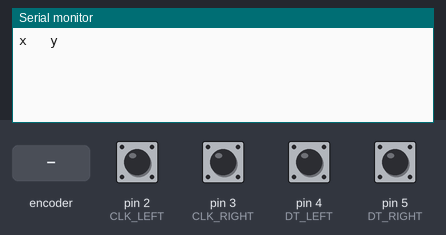
Recording of a sketch running on a simulated Arduino Uno, built with avr-gcc and run on an emulated ATmega328P. Shown: the last lines printed to the serial monitor. Inputs (shaded band) come from the test bench; at power-on: pin 2 (CLK_LEFT), pin 3 (CLK_RIGHT) HIGH, pin 4 (DT_LEFT), pin 5 (DT_RIGHT) LOW.

Above: at 1.2 s.
1.3 s: rotary encoder on pin 2 (CLK_LEFT) / pin 4 (DT_LEFT) turned 1 step (first pin leading)
At 2.6 s:
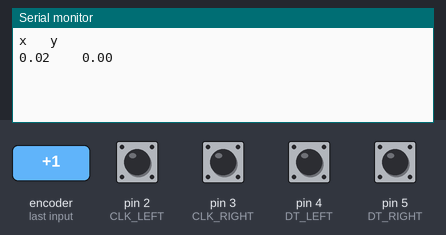
3.0 s: pin 3 (CLK_RIGHT) pulled LOW for 0.15 s
At 4.2 s:
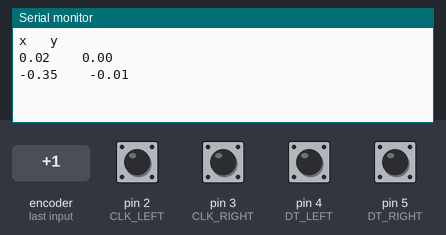
4.6 s: pin 3 (CLK_RIGHT) pulled LOW for 1 s
At 6.7 s:
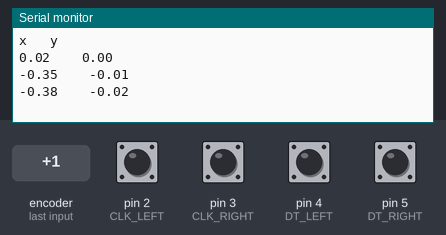
7.1 s: rotary encoder on pin 2 (CLK_LEFT) / pin 4 (DT_LEFT) turned 1 step (first pin leading)
At 8.5 s:
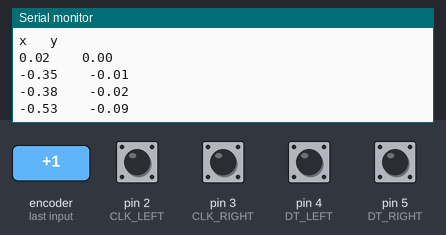
Timing chart, 0 to 9.8 s (numbered marks = the images above; inputs shaded):
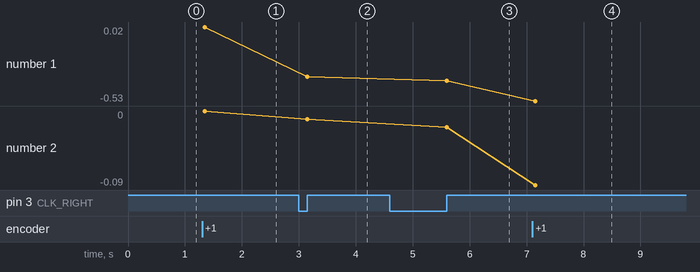

The sketch:

EncoderReaderISR.ino
```cpp
/* This code reads from two encoders using 2 different ISRs that are meant to track encoder clicks and calculate both velocity, distance, and direction over time.
 *  The declarations below in the #define section show which pin of the encoder needs to be connected to which pin on the UNO. The left wheel encoder should have
 *  CLK connected to Digital pin 2 and right wheel encoder should be connected to digital pin 3. The rest of the pin connections should be fairly self explanatory.
 *  Once connected, turning the encoder wheels will update the direction and distance on the serial monitor in real time.
 *
 */


#define CLK_LEFT 2
#define CLK_RIGHT 3
#define DT_LEFT 4
#define DT_RIGHT 5
#define fullRotation 20 //number of clicks for a full rotations

float r = .05; // radius of the wheel
float b =  .1; // distance between wheels


int counter_LEFT = 0; // accumulates the number of clicks in either direction of the left encoder
int counter_RIGHT = 0; // same as above but for right encoder
int currentStateCLK_LEFT; // either high or low for leading contact
int currentStateCLK_RIGHT; // either high or low for leading contact
int lastStateCLK_LEFT; // either high or low for following contact
int lastStateCLK_RIGHT; // either high or low for following contact
String currentDir_LEFT =""; // string to show either clockwise or counter clockwise
String currentDir_RIGHT =""; // shows either CW or CCW
float thetaDot_LEFT; // angular velocity declaration
float thetaDot_RIGHT; // angular velocity declaration

float v_LEFT = 0; // velocity of left encoder
float v_RIGHT = 0; // velocity of right encoder
float deltaDistance_LEFT = 0; // change in left distance
float deltaDistance_RIGHT = 0; // change in right distance

float x_DISTANCE = .001; //total x distance
float y_DISTANCE = .001; // total y distance
float phi = .001; // current angle from straight


int tOld_LEFT; // Time old
int tOld_RIGHT; // Time old
int tNew_LEFT; // Time new
int tNew_RIGHT; // Time new
int delta_LEFT = 0; // change in time between left clicks
int delta_RIGHT = 0; // change in time between right clicks


int gatekeeperOld_LEFT = 0; // variable to allow first time to be captured
int gatekeeperOld_RIGHT = 0;
int gatekeeperNew_LEFT = 1; // variable to allow second time to be captured
int gatekeeperNew_RIGHT = 1;

void setup() {
  // setting pins and initial conditions
  pinMode(CLK_LEFT,INPUT);
  pinMode(DT_LEFT,INPUT);
  pinMode(CLK_RIGHT,INPUT);
  pinMode(DT_RIGHT,INPUT);
  Serial.begin(9600);
  lastStateCLK_LEFT = digitalRead(CLK_LEFT);
  lastStateCLK_RIGHT = digitalRead(CLK_RIGHT);
  attachInterrupt(digitalPinToInterrupt(2), updateEncoder_LEFT, CHANGE); // initializes the pins for interrupt
  attachInterrupt(digitalPinToInterrupt(3), updateEncoder_RIGHT, CHANGE);
  Serial.println("x   y"); // labels the columns for x and y distance


}
void loop() {} // do nothing lol


void updateEncoder_LEFT(){
  currentStateCLK_LEFT = digitalRead(CLK_LEFT); // captures first encoder state


  if (currentStateCLK_LEFT != lastStateCLK_LEFT  && currentStateCLK_LEFT == 1){ // conditional to check if the encoder is ready to be read
    if(gatekeeperOld_LEFT == 0){ // conditional to run once per every two loops
      tNew_LEFT = millis(); // captures the time
      gatekeeperNew_LEFT = 0; // flips the bottom gate to open
      gatekeeperOld_LEFT = 1; // flips the top gate to closed the purpose of this line and the one above it is to make sure only one if statement is evaluated per loop
      //Serial.print("Time new: ");
      //Serial.println(tNew_LEFT);
      delta_LEFT = tNew_LEFT - tOld_LEFT; // calculate this difference in time
      //Serial.print("Delta_LEFT is: ");
      //Serial.println(delta_LEFT);
      thetaDot_LEFT = (4*3.14)/(20*delta_LEFT); // angular velocity is calculated
      //Serial.print("Angular Velocity LEFT is: ");
      //Serial.println(thetaDot_LEFT);
      v_LEFT = thetaDot_LEFT * r; // actual velocity of the left wheel is calculated
      deltaDistance_LEFT = v_LEFT * delta_LEFT; // the distance the left wheel travels per clicks
      x_DISTANCE += (cos(phi)*(deltaDistance_LEFT + deltaDistance_RIGHT))/2; // the full x distance the wheel travels
      y_DISTANCE += (sin(phi)*(deltaDistance_LEFT + deltaDistance_RIGHT))/2; // full y distance the wheel
      phi += (r/b)*(deltaDistance_LEFT - deltaDistance_RIGHT); // calculates the new angle from perfectly straight
      //Serial.print("x Distance is: ");
      Serial.print(x_DISTANCE); //displays x the distance
      Serial.print("    ");
      Serial.println(y_DISTANCE); // displays the y distance
    }


    if (digitalRead(DT_LEFT) != currentStateCLK_LEFT) {
      counter_LEFT ++; // increments the counter
      currentDir_LEFT ="CW"; // sets the direction to CW
    } else {
      counter_LEFT --; // Decrements the counter
      currentDir_LEFT ="CCW";
    }
    //Serial.print("Direction_LEFT: ");
    //Serial.print(currentDir_LEFT);
    //Serial.print(" | Counter_LEFT: ");
    //Serial.println(counter_LEFT);
  }
  lastStateCLK_LEFT = currentStateCLK_LEFT; // sets the last state to the current state

  if(gatekeeperNew_LEFT == 0){
  tOld_LEFT = millis(); // captures the old time
  gatekeeperOld_LEFT = 0;
  gatekeeperNew_LEFT =1;
  //Serial.print("Time old: ");
  //Serial.println(tOld_LEFT);
  }
}


void updateEncoder_RIGHT(){
  currentStateCLK_RIGHT = digitalRead(CLK_RIGHT);


  if (currentStateCLK_RIGHT != lastStateCLK_RIGHT  && currentStateCLK_RIGHT == 1){

      if(gatekeeperOld_RIGHT == 0){ // this if statement is the same as the one above in the first ISR
      tNew_RIGHT = millis();
      gatekeeperNew_RIGHT = 0;
      gatekeeperOld_RIGHT = 1;
      //Serial.print("Time new: ");
      //Serial.println(tNew_RIGHT);
      delta_RIGHT = tNew_RIGHT - tOld_RIGHT;
      //Serial.print("Delta_RIGHT is: ");
      //Serial.println(delta_RIGHT);
      thetaDot_RIGHT = (4*3.14)/(20*delta_RIGHT);
      //Serial.print("Angular Velocity RIGHT is: ");
      //Serial.println(thetaDot_RIGHT);
      v_RIGHT = thetaDot_RIGHT * r;
      deltaDistance_RIGHT = v_RIGHT * delta_RIGHT;
      x_DISTANCE += (cos(phi)*(deltaDistance_LEFT + deltaDistance_RIGHT))/2;
      y_DISTANCE += (sin(phi)*(deltaDistance_LEFT + deltaDistance_RIGHT))/2;
      phi += (r/b)*(deltaDistance_LEFT - deltaDistance_RIGHT);

      Serial.print(x_DISTANCE);
      Serial.print("    ");
      Serial.println(y_DISTANCE);

    }


    if (digitalRead(DT_RIGHT) != currentStateCLK_RIGHT) {
      counter_RIGHT ++;
      currentDir_RIGHT ="CW";
    } else {
      // Encoder is rotating CW so increment
      counter_RIGHT --;
      currentDir_RIGHT ="CCW";
    }
    //Serial.print("Direction_RIGHT: ");
    //Serial.print(currentDir_RIGHT);
    //Serial.print(" | Counter_RIGHT: ");
    //Serial.println(counter_RIGHT);
  }
  lastStateCLK_RIGHT = currentStateCLK_RIGHT;


  if(gatekeeperNew_RIGHT == 0){ // same as the if statement in the first ISR
  tOld_RIGHT = millis();
  gatekeeperOld_RIGHT = 0;
  gatekeeperNew_RIGHT =1;
  //Serial.print("Time old RIGHT: ");
  //Serial.println(tOld_RIGHT);
  }
}
```

Measured:
- after the input at 1.3 s, the serial monitor: prints a new line after 0.05 s (image 1)
- after the input at 3.0 s, the serial monitor: prints a new line after 0.15 s (image 2)
- after the input at 4.6 s, the serial monitor: prints a new line after 1.0 s (image 3)
- after the input at 7.1 s, the serial monitor: prints a new line after 0.05 s (image 4)
- plotted number 1: 0.02 → -0.35 after the input at 3.0 s, -0.35 → -0.38 after the input at 4.6 s, -0.38 → -0.53 after the input at 7.1 s
- plotted number 2: 0 → -0.01 after the input at 3.0 s, -0.01 → -0.02 after the input at 4.6 s, -0.02 → -0.09 after the input at 7.1 s
